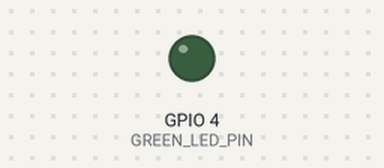
A sketch run on a simulated ESP32. On the bench: output pins drawn as LEDs (lit = HIGH). What the sketch prints to the serial monitor is not drawn. At 4.0 s the program puts the board to deep sleep or switches it off; the recording ends there.

Above: at 0.0 s.
At 1.1 s:
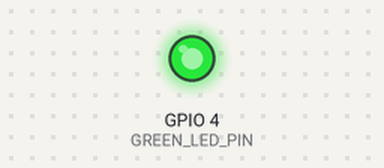
Timing chart, 0 to 4.0 s (numbered marks = the images above):
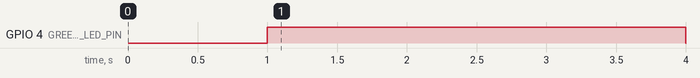

Measured:
- by itself, GPIO 4 (GREEN_LED_PIN): LOW → HIGH at 1.0 s, → LOW 3.0 s later

The sketch:

deepsleep.ino
```cpp
RTC_DATA_ATTR int bootCount = 0;
int GREEN_LED_PIN = 4;
void setup(){
    delay(500);
    bootCount++;
    Serial.begin(115200);
    pinMode(GREEN_LED_PIN,OUTPUT);
    delay(500);
    digitalWrite(GREEN_LED_PIN,HIGH);
    delay(3000);
    digitalWrite(GREEN_LED_PIN,LOW);
    Serial.print("Numero de inicios: ");
    Serial.println(bootCount);
    esp_sleep_enable_timer_wakeup(6000000);
    esp_deep_sleep_start();
}
void loop(){
}
```
